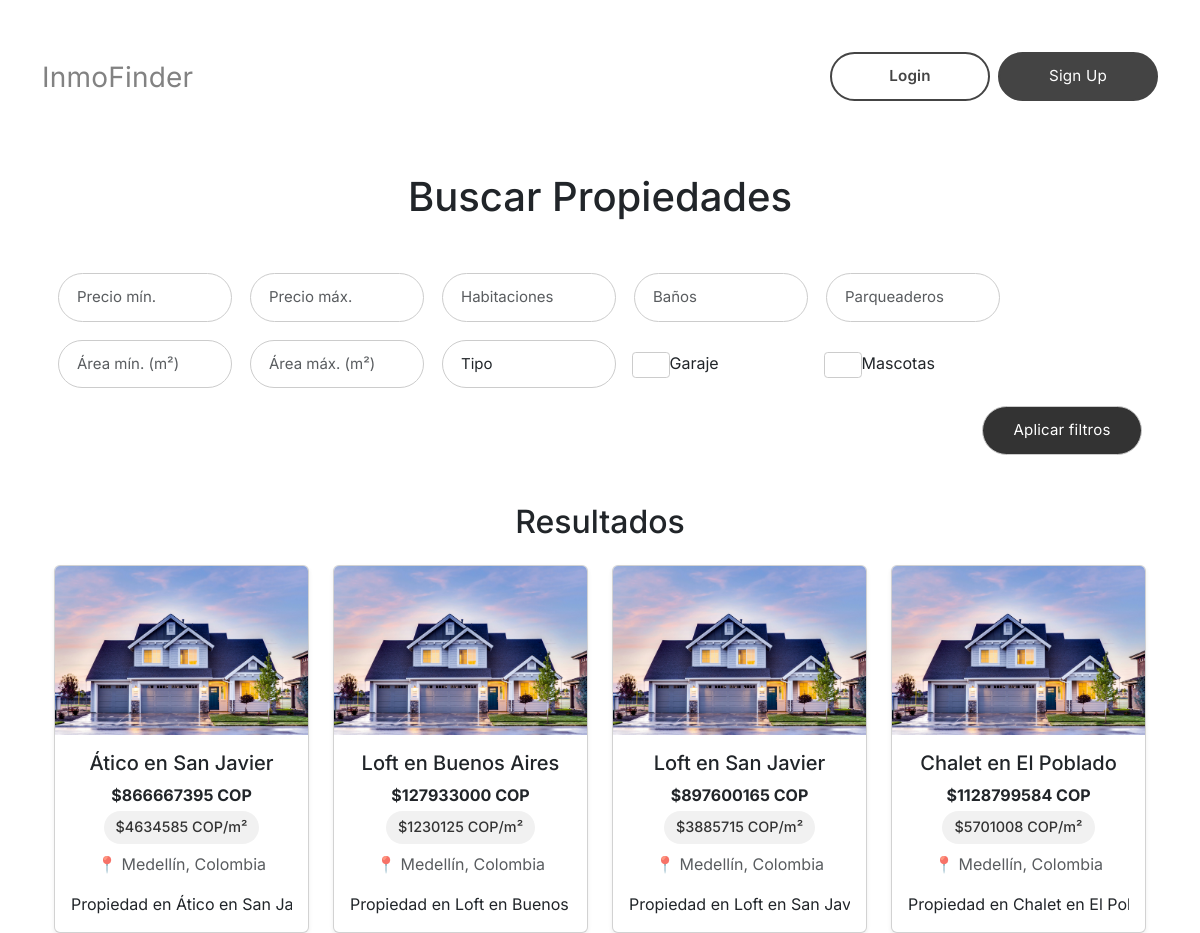
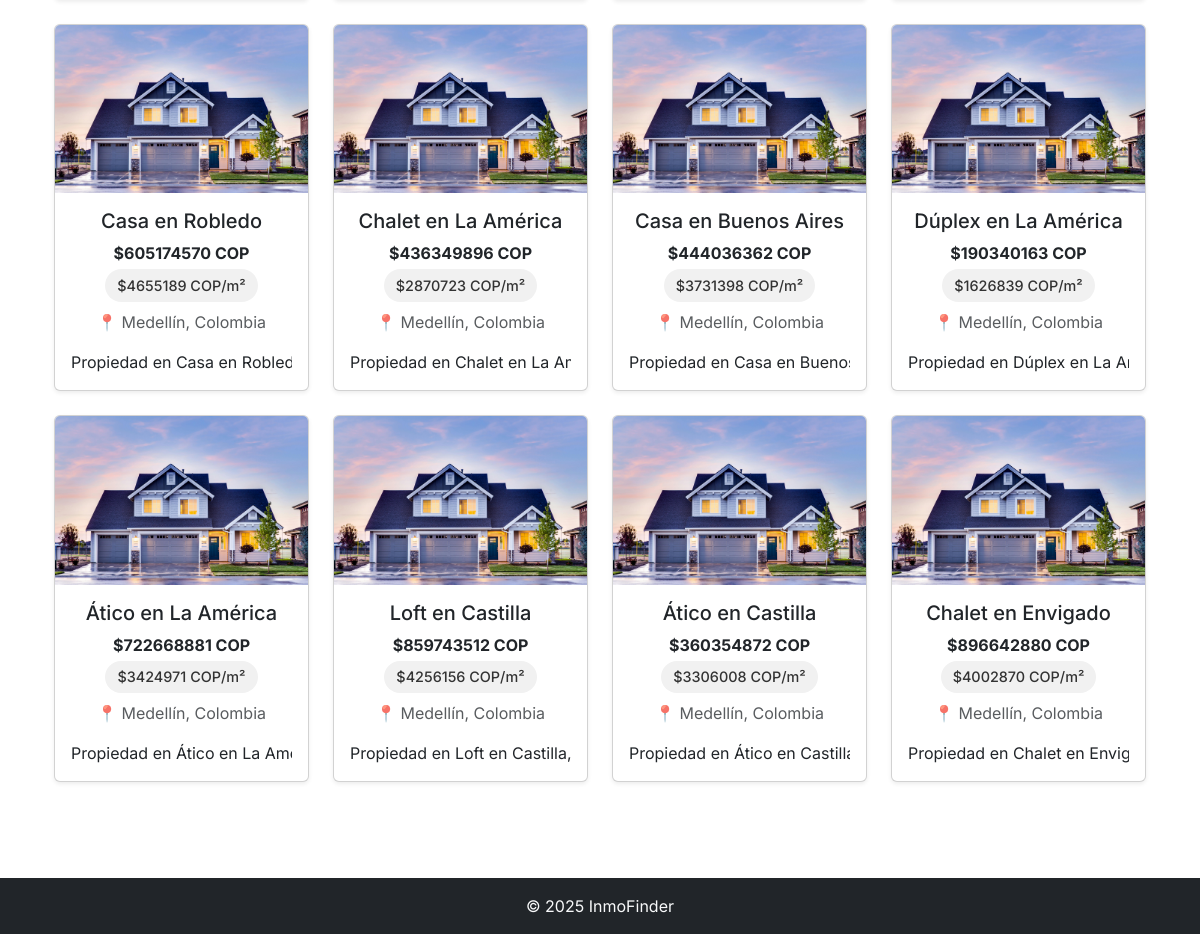
/core/buscar/, run on the app's committed database (2 pictures, top to bottom).
### core/models.py (models this page shows, shortened)
class Propiedad(models.Model):
    nombre = models.CharField(max_length=200, default="")
    descripcion = models.TextField(default="")
    precio_total = models.DecimalField(max_digits=12, decimal_places=2, default=Decimal('0.00'))
    precio_m2 = models.DecimalField(max_digits=10, decimal_places=2, default=Decimal('0.00'))
    habitaciones = models.PositiveIntegerField(default=1)
    banos = models.PositiveIntegerField(default=1)
    parqueaderos = models.PositiveIntegerField(default=0)
    area = models.DecimalField(max_digits=8, decimal_places=2, default=Decimal('0.00'))  # m²
    ubicacion = models.CharField(max_length=200, default="")
    tipo = models.CharField(max_length=20, choices=TIPO_PROPIEDAD_CHOICES, default='Piso')
    zonas_comunes = models.TextField(blank=True, null=True)
    fecha_disponibilidad = models.DateField(auto_now_add=False, blank=True, null=True)
    garaje = models.BooleanField(default=False)
    mascotas = models.BooleanField(default=False)
    class Meta:
        indexes = [
            models.Index(fields=['precio_total']),
            models.Index(fields=['area']),
            models.Index(fields=['ubicacion']),
            models.Index(fields=['tipo']),
        ]

### core/views.py (the view)
# urls.py: path("buscar/", views.buscar_propiedades, name="buscar_propiedades"),
def buscar_propiedades(request):
    propiedades = Propiedad.objects.all()
    search = request.GET.get("search")
    if search:
        propiedades = propiedades.filter(
            Q(nombre__icontains=search) |
            Q(descripcion__icontains=search) |
            Q(ubicacion__icontains=search)
        )
    precio_min = request.GET.get("precio_min")
    precio_max = request.GET.get("precio_max")
    if precio_min:
        propiedades = propiedades.filter(precio_total__gte=precio_min)
    if precio_max:
        propiedades = propiedades.filter(precio_total__lte=precio_max)
    habitaciones = request.GET.get("habitaciones")
    if habitaciones:
        propiedades = propiedades.filter(habitaciones=habitaciones)
    banos = request.GET.get("banos")
    if banos:
        propiedades = propiedades.filter(banos=banos)
    parqueaderos = request.GET.get("parqueaderos")
    if parqueaderos:
        propiedades = propiedades.filter(parqueaderos=parqueaderos)
    area_min = request.GET.get("area_min")
    area_max = request.GET.get("area_max")
    if area_min:
        propiedades = propiedades.filter(area__gte=area_min)
    if area_max:
        propiedades = propiedades.filter(area__lte=area_max)
    tipo = request.GET.get("tipo")
    if tipo:
        propiedades = propiedades.filter(tipo=tipo)
    if request.GET.get("garaje") == "1":
        propiedades = propiedades.filter(garaje=True)
    if request.GET.get("mascotas") == "1":
        propiedades = propiedades.filter(mascotas=True)
    orden = request.GET.get("orden")
    mapping = {
        "precio_asc": "precio_total",
        "precio_desc": "-precio_total",
        "area_asc": "area",
        "area_desc": "-area",
        "recientes": "-fecha_disponibilidad",
    }
    if orden in mapping:
        propiedades = propiedades.order_by(mapping[orden])
    media_prefetch = Prefetch('media', queryset=MediaPropiedad.objects.exclude(archivo__isnull=True).exclude(archivo="").order_by('id'))
    propiedades = propiedades.prefetch_related(media_prefetch)
    paginator = Paginator(propiedades, 12)
    page = request.GET.get("page")
    page_obj = paginator.get_page(page)
    return render(request, "buscar.html", {"propiedades": page_obj})

### core/templates/buscar.html
{% extends "base.html" %}
{% load static %}
{% block content %}
<section class="container py-4">
<h1 class="mb-4 text-center">Buscar Propiedades</h1>
<div class="d-flex justify-content-center mb-4">
    {% include "partials/buscador.html" %}
</div>
<h2 class="mb-4 text-center">Resultados</h2>
<div class="row">
  {% for propiedad in propiedades %}
    {% include "partials/property_card.html" %}
  {% empty %}
    <p class="text-center">No se encontraron propiedades.</p>
    <a class="text-center" href="{% url 'home' %}">Volver al inicio</a>
  {% endfor %}
</div>
</section>
{% endblock %}

### core/templates/partials/property_card.html
{% load static %}
<div class="col-md-3 mb-4">
  <div class="card property-card shadow-sm h-100">
    <a href="{% url 'detalle_propiedad' propiedad.id %}"
        class="view-property"
        data-bs-toggle="modal"
        data-bs-target="#propertyModal">
        {% if propiedad.media.first %}
            <img src="{% static 'images/default.jpg' %}" class="card-img-top" alt="{{ propiedad.nombre }}">
        {% else %}
            <img src="{% static 'images/default.jpg' %}" class="card-img-top" alt="Sin imagen">
        {% endif %}
    </a>
    <div class="card-body text-center">
      <h5 class="card-title">{{ propiedad.nombre }}</h5>
      <p class="fw-bold text-dark mb-1">${{ propiedad.precio_total|floatformat:0 }} COP</p>
      <span class="price-m2-badge d-inline-block mb-2">
        ${{ propiedad.precio_m2|floatformat:0 }} COP/m²
      </span>
      <p class="text-muted">📍 {{ propiedad.ubicacion }}</p>
      <p class="card-text text-truncate"
         style="-webkit-line-clamp:3; line-clamp:3; -webkit-box-orient:vertical; overflow:hidden; display:-webkit-box;">
         {{ propiedad.descripcion }}
      </p>
    </div>
  </div>
</div>

### core/static/css/main.css (style rules this page uses)
:root { --ink: #444444; --muted: #A8ADB1; --muted-2: #B5B9BD; --muted-3: #C6CACD; --radius-pill: 999px; --btn-stroke: 2px; --header-pt: 2.25rem; --header-pb: 2rem; --hero-gap: 1rem; --search-width: 280px; }
html, body { font-family: Inter, system-ui, -apple-system, "Segoe UI", Roboto, "Helvetica Neue", Arial, "Noto Sans", "Apple Color Emoji","Segoe UI Emoji", "Segoe UI Symbol"; background: #fff; }
.price-m2-badge { display: inline-block; background: #f1f1f1; color: #333; font-size: 0.9rem; font-weight: 500; padding: 0.35rem 0.75rem; border-radius: 50px; margin-bottom: 0.5rem; }

### data on the page
Propiedad: nombre "Ático en San Javier", precio_total "866667395", precio_m2 "4634585", ubicacion "Medellín, Colombia", descripcion "Propiedad en Ático en San…"
Propiedad: nombre "Loft en Buenos Aires", precio_total "127933000", precio_m2 "1230125", ubicacion "Medellín, Colombia", descripcion "Propiedad en Loft en Buen…"
Propiedad: nombre "Loft en San Javier", precio_total "897600165", precio_m2 "3885715", ubicacion "Medellín, Colombia", descripcion "Propiedad en Loft en San J…"
Propiedad: nombre "Chalet en El Poblado", precio_total "1128799584", precio_m2 "5701008", ubicacion "Medellín, Colombia", descripcion "Propiedad en Chalet en El…"
Propiedad: nombre "Casa en Robledo", precio_total "605174570", precio_m2 "4655189", ubicacion "Medellín, Colombia", descripcion "Propiedad en Casa en Robl…"
Propiedad: nombre "Chalet en La América", precio_total "436349896", precio_m2 "2870723", ubicacion "Medellín, Colombia", descripcion "Propiedad en Chalet en La…"
Propiedad: nombre "Casa en Buenos Aires", precio_total "444036362", precio_m2 "3731398", ubicacion "Medellín, Colombia", descripcion "Propiedad en Casa en Bue…"
Propiedad: nombre "Dúplex en La América", precio_total "190340163", precio_m2 "1626839", ubicacion "Medellín, Colombia", descripcion "Propiedad en Dúplex en La…"
Propiedad: nombre "Ático en La América", precio_total "722668881", precio_m2 "3424971", ubicacion "Medellín, Colombia", descripcion "Propiedad en Ático en La A…"
Propiedad: nombre "Loft en Castilla", precio_total "859743512", precio_m2 "4256156", ubicacion "Medellín, Colombia", descripcion "Propiedad en Loft en Castil…"
Propiedad: nombre "Ático en Castilla", precio_total "360354872", precio_m2 "3306008", ubicacion "Medellín, Colombia", descripcion "Propiedad en Ático en Cast…"
Propiedad: nombre "Chalet en Envigado", precio_total "896642880", precio_m2 "4002870", ubicacion "Medellín, Colombia", descripcion "Propiedad en Chalet en En…"
